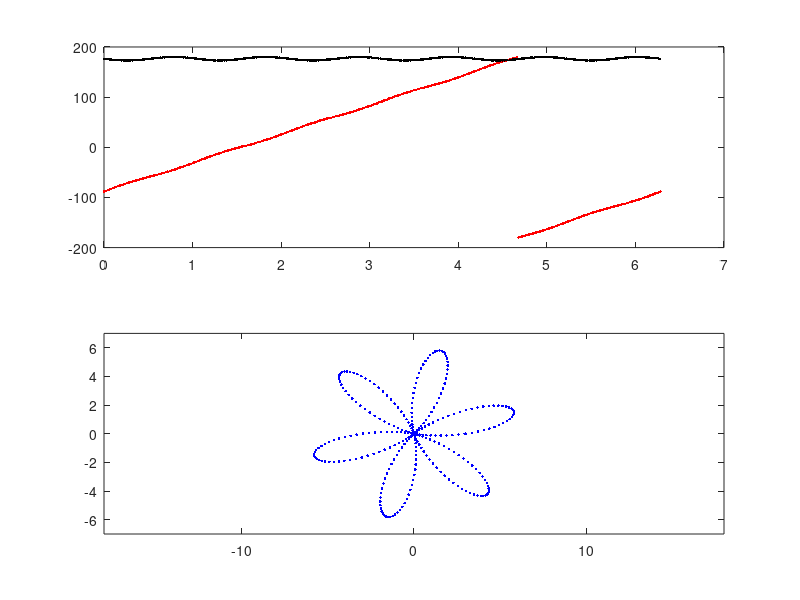

Write MATLAB code to recreate this figure.
xa= 60; ya=30; xb=30; yb=60;
l1=50;l2=50;
for t=0:0.02:2*pi
    X = 3*(1+sin(6*t))*cos(t)
    Y = 3*(1+sin(6*t))*sin(t)
       
    c2 = (X^2 + Y^2 -l1^2 - l2^2)/(2*l1*l2)
    s2 = sqrt(abs(1-c2^2))
    t2 = atan2(s2,c2)
    t22 = t2*180/pi
    
    c1 = X*(l1+l2*c2) + Y*(l2*s2);
    s1 = Y*(l1+l2*c2) - X*(l2*s2);
    t1 = atan2(s1,c1);
    t11 = t1*180/pi
    
    Px = l1*cos(t1) + l2*cos(t1+t2);
    Py = l1*sin(t1) + l2*sin(t1+t2);
   
    subplot(2,1,1)
    plot(t,t11,'r.',t,t22,'k.')
    hold on
    
    subplot(2,1,2)
    plot(Px,Py,'b.')
    hold on
    axis([-18  18  -7 7])
    pause(0.001)
    
    
end
